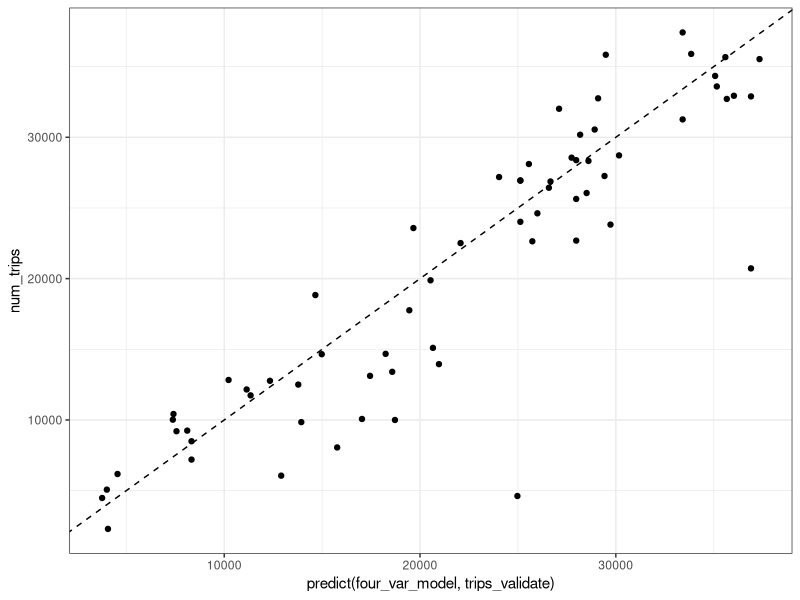
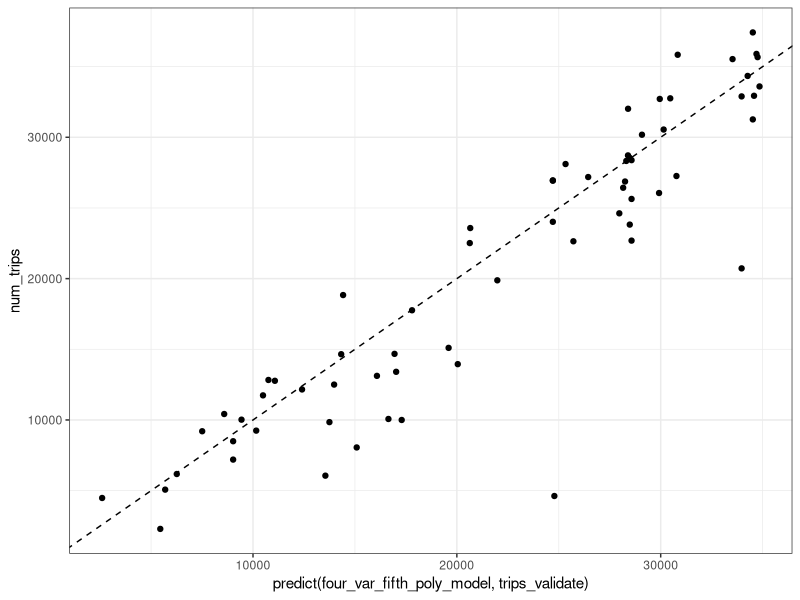
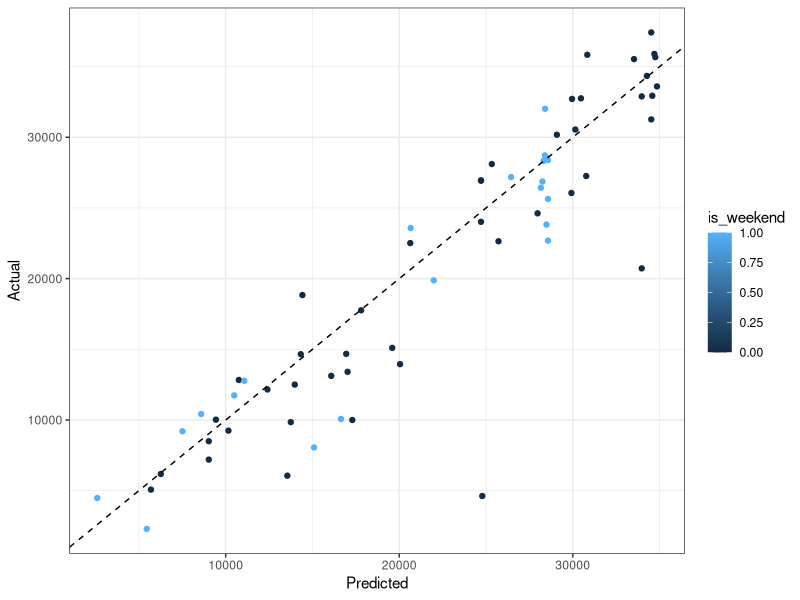
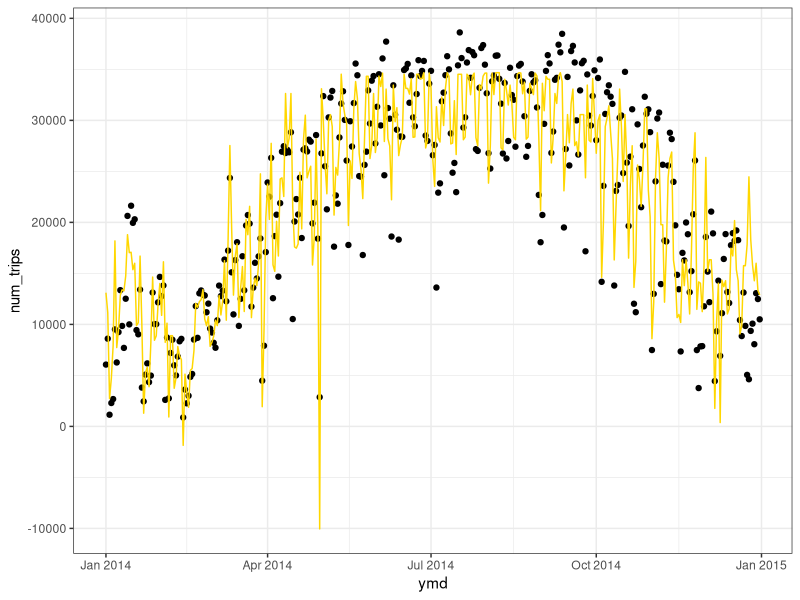
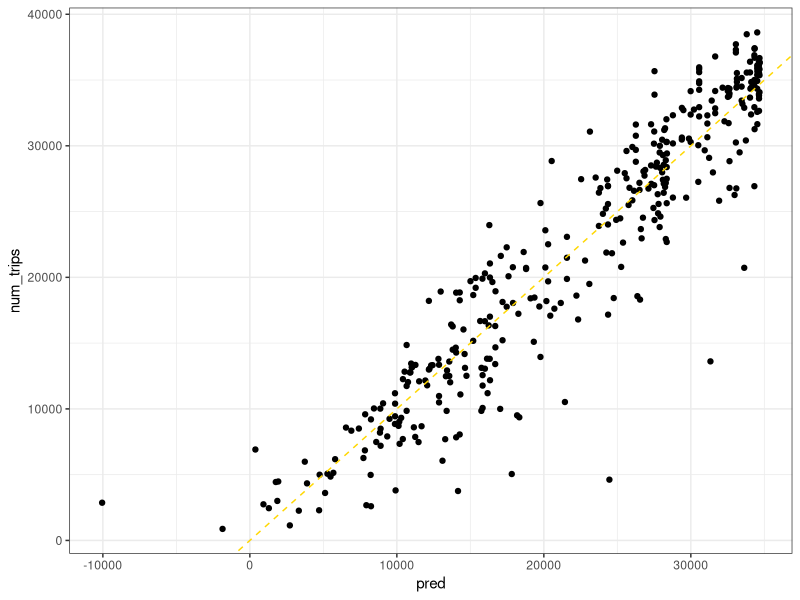

Generate these figures, in order, with R:
## ---- chunk 1
library(scales)
library(tidyverse)
library(knitr)
library(leaps)
library(boot)
library(lubridate)
library(modelr)

# set plot theme
theme_set(theme_bw())
## ---- chunk 2
trips <- read_tsv('trips_per_day.tsv')
## ---- chunk 3
head(trips) %>% kable()
## ---- chunk 4
# is_weekend feature is added as a column
# is_holiday feature is added as a column

holiday_dates <- (c("0101", "0102", "0115", "0116", "0117", "0118", "0119", "0120", "0121", "0215", "0216", "0217", "0218", "0219", "0220", "0525", "0526", "0527", "0528", "0529", "0530", "0703", "0704",  "0901", "0902", "0903", "0904", "0905", "0906", "0907", "1008", "1009", "1010", "1011", "1012", "1013", "1014", "1110", "1111", "1112", "1122", "1123", "1124", "1125", "1126", "1127", "1128", "1225"))

trips <- trips |> 
  mutate(weekday = wday(ymd, label = TRUE)) |> 
  mutate(is_weekend = as.numeric(weekday %in% c("Sat", "Sun"), 1, 0)) |> 
  mutate(is_holiday = as.numeric(substr(date, 5, 8) %in% holiday_dates, 1, 0)) |> 
  select(-weekday)

trips
## ---- chunk 5
# 90% of the data for training and validating the model, and 10% for a final test set

num_days <- nrow(trips)
first_split_percent <- 0.9
first_split <- floor(num_days * first_split_percent)

# randomly sample rows for the first split
first_split_sample <- sample(1:num_days, first_split, replace=F)

# 90% treated as complete data frame we can access
trips_tv <- trips[first_split_sample, ]

# 10% used to test the fit (cannot access until the end)
trips_test <- trips[-first_split_sample, ]
## ---- chunk 6
# 80% for training, 20% for validation

num_days <- nrow(trips_tv)
second_split_percent <- 0.8
second_split <- floor(num_days * second_split_percent)

# randomly sample rows for the second split
second_split_sample <- sample(1:num_days, second_split, replace=F)

# 80% of data used as training set
trips_train <- trips_tv[second_split_sample, ]

# 20% of data used as validation set
trips_validate <- trips_tv[-second_split_sample, ]
## ---- chunk 7
regfit_trips <- regsubsets(num_trips~.-ymd, data = trips_train)
summary(regfit_trips)
## ---- chunk 8
# create k var models based on the method above

cv.error <- rep(0, 8)
one_var_model <- glm(num_trips ~ tmax, data = trips_train)
cv.error[1] <- cv.glm(trips_train, one_var_model, K = 10)$delta[1]

two_var_model <- glm(num_trips ~ tmax + prcp, data = trips_train)
cv.error[2] <- cv.glm(trips_train, two_var_model, K = 10)$delta[1]

three_var_model <- glm(num_trips ~ is_weekend * (tmax + prcp), data = trips_train)
cv.error[3] <- cv.glm(trips_train, three_var_model, K = 10)$delta[1]

four_var_model <- glm(num_trips ~ is_weekend * (tmax + prcp + snwd), data = trips_train)
cv.error[4] <- cv.glm(trips_train, four_var_model, K = 10)$delta[1]

five_var_model <- glm(num_trips ~ is_weekend * is_holiday * (tmax + prcp + snwd), data = trips_train)
cv.error[5] <- cv.glm(trips_train, five_var_model, K = 10)$delta[1]

six_var_model <- glm(num_trips ~ is_weekend * is_holiday * (tmax + prcp + snwd + snow), data = trips_train)
cv.error[6] <- cv.glm(trips_train, six_var_model, K = 10)$delta[1]

seven_var_model <- glm(num_trips ~ is_weekend * is_holiday * (tmax + prcp + snwd + snow + tmin), data = trips_train)
cv.error[7] <- cv.glm(trips_train, seven_var_model, K = 10)$delta[1]

eight_var_model <- glm(num_trips ~ is_weekend * is_holiday * (tmax + prcp + snwd + snow + tmin + date), data = trips_train)
cv.error[8] <- cv.glm(trips_train, eight_var_model, K = 10)$delta[1]

cv.error

min(cv.error) # it seems like the 4-var method performs the best

summary(four_var_model)
predict(four_var_model, trips_validate)
trips_validate |> 
  ggplot(aes(x = predict(four_var_model, trips_validate), y = num_trips)) +
  geom_point() +
  geom_abline(linetype = "dashed")

## ---- chunk 9
four_var_model <- glm(num_trips ~ is_weekend * (tmax + prcp + snwd), data = trips_train)

cv.error.10 <- rep(0, 10)
for (i in 1:10) {
  glm.fit <- glm(num_trips ~ is_weekend * (poly(tmax, i) + prcp + snwd), data = trips_train)
  cv.error.10[i] <- cv.glm(trips_train, glm.fit, K = 10)$delta[1] # Run k-fold by specifiying the k value
}
cv.error.10
min(cv.error.10)


four_var_fifth_poly_model <- glm(num_trips ~ is_weekend * (poly(tmax, 5) + prcp + snwd), data = trips_train)

trips_validate |> 
  ggplot(aes(x = predict(four_var_fifth_poly_model, trips_validate), y = num_trips)) +
  geom_point() +
  geom_abline(linetype = "dashed")
## ---- chunk 10
ggplot(trips_validate, aes(x = predict(four_var_fifth_poly_model, trips_validate), y = num_trips, color = is_weekend)) +
  geom_point() +
  geom_abline(linetype = "dashed") +
  xlab('Predicted') +
  ylab('Actual')
## ---- chunk 11
final_model <- glm(num_trips ~ is_weekend * (poly(tmax, 5) + prcp + snwd), data = trips)
trips |>
    add_predictions(final_model) |>
    ggplot(aes(x=ymd, y=num_trips)) +
    geom_point() +
    geom_line(aes(y=pred), color="gold")
 
trips |>
    add_predictions(final_model) |>
    ggplot(aes(x=pred, y=num_trips)) +
    geom_point() +
    geom_abline(linetype = "dashed", color="gold")
## ---- chunk 12
evaluate_final_model <- function(model, test_data) {
    # evaluate on the test data
    sqrt(mean((predict(model, test_data) - test_data$num_trips)^2))
}
 
evaluate_final_model(final_model, trips_test)
## ---- chunk 13
save(final_model, file="final_model.RData")
